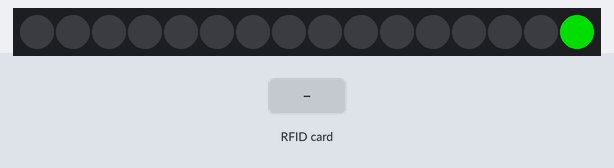
A sketch run on a simulated Arduino Uno, built with avr-gcc and run on an emulated ATmega328P. Parts: 16 RGB LEDs in strip order, left to right. The inputs (shaded band) are chosen by the test bench. Dim RGB values are drawn brighter than linear; the audio player accepts every command and is not drawn; what the sketch prints to the serial monitor is not drawn.

Above: at 3.75 s.
5.1 s: RFID card B9 99 45 E8 held to the reader
At 5.13 s:
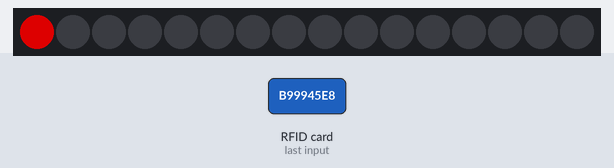
6.9 s: RFID card 6C 38 5A 89 held to the reader
At 7.02 s:
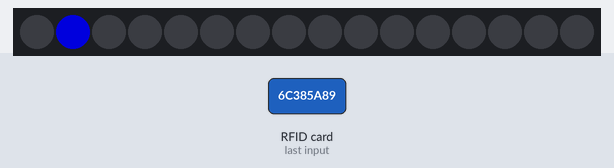
8.7 s: RFID card 0D 8E 59 89 held to the reader
At 8.93 s:
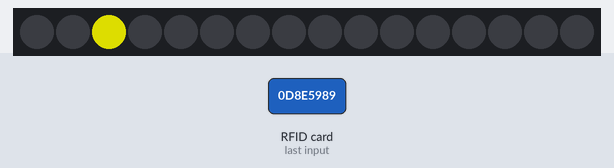

The sketch:

programa_inicial.ino
```cpp
#include <SPI.h>
#include <MFRC522.h>
#include "SoftwareSerial.h"
#include "DFRobotDFPlayerMini.h"

#include "SoftwareSerial.h"
#include "DFRobotDFPlayerMini.h"

#include <Adafruit_NeoPixel.h>

#define PIN 6 //Designamos nuestro pin de datos
#define NUMPIXELS      16 //Designamos cuantos pixeles tenemos en nuestra cinta led RGB
Adafruit_NeoPixel pixels = Adafruit_NeoPixel(NUMPIXELS, PIN, NEO_GRB + NEO_KHZ800);
// IMPORTANTE: Para reducir el riesgo de dañar los pixeles de la cinta, añada un condensador de 1000 uF a través de
// los cables de alimentación de la cinta, agregue una resistencia de 300-500 Ohm en la entrada de datos del primer pixel
// Y reduzca la distancia entre Arduino y el primera pixel.


#define RST_PIN  9    //Pin 9 para el reset del RC522
#define SS_PIN  10   //Pin 10 para el SS (SDA) del RC522
MFRC522 mfrc522(SS_PIN, RST_PIN); ///Creamos el objeto para el RC522

//SoftwareSerial mySoftwareSerial(10, 11); // RX, TX
SoftwareSerial mySoftwareSerial(2, 3); // RX, TX
DFRobotDFPlayerMini myDFPlayer;
char command;
int pausa = 0;
int delayval = 50; // Pausa
uint32_t rojo = pixels.Color(150,0,0);
uint32_t verde = pixels.Color(0,150,0);
uint32_t azul = pixels.Color(0,0,150);
uint32_t apagado = pixels.Color(0,0,0);
uint32_t amarillo = pixels.Color(150,150,0);
uint32_t morado = pixels.Color(150,0,150);
uint32_t celeste = pixels.Color(0,150,150);
uint32_t blanco = pixels.Color(150,150,150);

void setup()
{
pixels.begin();
mySoftwareSerial.begin(9600); //Comunicacao serial com o modulo
Serial.begin(115200);//Inicializa a serial do Arduino
Serial.println();//Verifica se o modulo esta respondendo e se o
Serial.println(F("DFRobot DFPlayer Mini"));
Serial.println(F("Initializing DFPlayer module ... Wait!"));
if (!myDFPlayer.begin(mySoftwareSerial))
{
  Serial.println(F("Not initialized:"));
  Serial.println(F("1. Check the DFPlayer Mini connections"));
  Serial.println(F("2. Insert an SD card"));
  while (true);
}
Serial.println();
Serial.println(F("DFPlayer Mini module initialized!"));
myDFPlayer.setTimeOut(500); //Timeout serial 500ms
myDFPlayer.volume(25); //Volume máx 30
myDFPlayer.EQ(0); //Equalizacao normal
//menu_opcoes();

SPI.begin();        //Iniciamos el Bus SPI
mfrc522.PCD_Init(); // Iniciamos el MFRC522
Serial.println("Control de acceso:");
command='6';                                    //bienvenido al sistema
command = command - 48;
myDFPlayer.play(command);

for(int i=0;i<NUMPIXELS;i++)
   {
    pixels.setPixelColor(i, celeste); // Brillo moderado en rojo
    pixels.show();   // Mostramos y actualizamos el color del pixel de nuestra cinta led RGB
    delay(delayval); // Pausa por un periodo de tiempo (en milisegundos).
    pixels.setPixelColor(i, apagado); // Brillo moderado en azul
    pixels.show();   // Mostramos y actualizamos el color del pixel de nuestra cinta led RGB
    delay(delayval); // Pausa por un periodo de tiempo (en milisegundos).
   }

for(int i=0;i<NUMPIXELS;i++)
   {
    pixels.setPixelColor(i, verde); // Brillo moderado en rojo
    pixels.show();   // Mostramos y actualizamos el color del pixel de nuestra cinta led RGB
    delay(delayval); // Pausa por un periodo de tiempo (en milisegundos).
    pixels.setPixelColor(i, apagado); // Brillo moderado en azul
    pixels.show();   // Mostramos y actualizamos el color del pixel de nuestra cinta led RGB
    delay(delayval); // Pausa por un periodo de tiempo (en milisegundos).
   }
}

byte ActualUID[4]; //almacenará el código del Tag leído
byte Usuario1[4]= {0xB9, 0x99, 0x45, 0xE8} ; //código del usuario 1
byte Usuario2[4]= {0x6C, 0x38, 0x5A, 0x89} ; //código del usuario 2
byte Usuario3[4]= {0x0D, 0x8E, 0x59, 0x89} ; //código del usuario 3
byte Usuario4[4]= {0xBA, 0xFF, 0xCC, 0x73} ; //código del usuario 4
byte Usuario5[4]= {0xF2, 0x76, 0x5A, 0x89} ; //código del usuario 5

/*
 * TARJETAS
1-> B9 99 45 E8
2-> 6C 38 5A 89
3-> 0D 8E 59 89
4-> BA FF CC 73
5-> F2 76 5A 89


0001_bienvenido
0002_living
0003_baño
0004_cocina
0005_balcon
0006_pieza
 */

void loop()
{
//---------------------------------------------------selección de audios
if ( mfrc522.PICC_IsNewCardPresent())  // Revisamos si hay nuevas tarjetas  presentes
        {
      //Seleccionamos una tarjeta
            if ( mfrc522.PICC_ReadCardSerial())
            {
                  // Enviamos serialemente su UID
                  Serial.print(F("Card UID:"));
                  for (byte i = 0; i < mfrc522.uid.size; i++)
                  {
                          Serial.print(mfrc522.uid.uidByte[i] < 0x10 ? " 0" : " ");
                          Serial.print(mfrc522.uid.uidByte[i], HEX);
                          ActualUID[i]=mfrc522.uid.uidByte[i];
                  }
                  Serial.print("     ");
                  //comparamos los UID para determinar si es uno de nuestros usuarios
                  /*
                   * INGRESO DE USUARIOS (TARJETAS) Y SUS DISTINTOS COMMAND, QUE ACTIVARÁN LOS DISTINTOS SONIDOS
                   */
                  if(compareArray(ActualUID,Usuario1)) //------------------------------------------usuario 1
                    {
                   // Serial.println("Acceso concedido...");
                    command='1';
                    LED_ROJO();
                    }
                  else if(compareArray(ActualUID,Usuario2)) //-------------------------------------usuario 2
                    {
                   // Serial.println("Acceso concedido...");
                    command='2';
                    LED_AZUL();
                    }
                  else if(compareArray(ActualUID,Usuario3)) //-------------------------------------usuario 2
                    {
                   // Serial.println("Acceso concedido...");
                    command='3';
                    LED_AMARILLO();
                    }
                   else if(compareArray(ActualUID,Usuario4)) //-------------------------------------usuario 2
                    {
                   // Serial.println("Acceso concedido...");
                    command='4';
                    LED_VERDE();
                    }
                   else if(compareArray(ActualUID,Usuario5)) //-------------------------------------usuario 2
                    {
                   // Serial.println("Acceso concedido...");
                    command='5';
                    LED_CELESTE();
                    }
                  else
                   { Serial.println("Acceso denegado...");}

                  mfrc522.PICC_HaltA(); // Terminamos la lectura de la tarjeta tarjeta  actual
                  if ((command >= '1') && (command <= '9'))
                    {
                    Serial.print("Music reproduction");
                    Serial.println(command);
                    command = command - 48;
                    myDFPlayer.play(command);
                   // menu_opcoes();
                    }
            }
        }
}
 boolean compareArray(byte array1[],byte array2[])
{
  if(array1[0] != array2[0])return(false);
  if(array1[1] != array2[1])return(false);
  if(array1[2] != array2[2])return(false);
  if(array1[3] != array2[3])return(false);
  return(true);
}

void LED_ROJO()
{
  for(int i=0;i<NUMPIXELS;i++)
   {
    pixels.setPixelColor(i, rojo); // Brillo moderado en rojo
    pixels.show();   // Mostramos y actualizamos el color del pixel de nuestra cinta led RGB
    delay(delayval); // Pausa por un periodo de tiempo (en milisegundos).
    pixels.setPixelColor(i, apagado); // Brillo moderado en azul
    pixels.show();   // Mostramos y actualizamos el color del pixel de nuestra cinta led RGB
    delay(delayval); // Pausa por un periodo de tiempo (en milisegundos).
   }
}
void LED_VERDE()
{
  for(int i=0;i<NUMPIXELS;i++)
   {
    pixels.setPixelColor(i,verde); // Brillo moderado en rojo
    pixels.show();   // Mostramos y actualizamos el color del pixel de nuestra cinta led RGB
    delay(delayval); // Pausa por un periodo de tiempo (en milisegundos).
    pixels.setPixelColor(i, apagado); // Brillo moderado en azul
    pixels.show();   // Mostramos y actualizamos el color del pixel de nuestra cinta led RGB
    delay(delayval); // Pausa por un periodo de tiempo (en milisegundos).
   }
}

void LED_AZUL()
{
  for(int i=0;i<NUMPIXELS;i++)
   {
    pixels.setPixelColor(i, azul); // Brillo moderado en rojo
    pixels.show();   // Mostramos y actualizamos el color del pixel de nuestra cinta led RGB
    delay(delayval); // Pausa por un periodo de tiempo (en milisegundos).
    pixels.setPixelColor(i, apagado); // Brillo moderado en azul
    pixels.show();   // Mostramos y actualizamos el color del pixel de nuestra cinta led RGB
    delay(delayval); // Pausa por un periodo de tiempo (en milisegundos).
   }
}
void LED_AMARILLO()
{
  for(int i=0;i<NUMPIXELS;i++)
   {
    pixels.setPixelColor(i, amarillo); // Brillo moderado en rojo
    pixels.show();   // Mostramos y actualizamos el color del pixel de nuestra cinta led RGB
    delay(delayval); // Pausa por un periodo de tiempo (en milisegundos).
    pixels.setPixelColor(i, apagado); // Brillo moderado en azul
    pixels.show();   // Mostramos y actualizamos el color del pixel de nuestra cinta led RGB
    delay(delayval); // Pausa por un periodo de tiempo (en milisegundos).
   }
}
void LED_MORADO()
{
  for(int i=0;i<NUMPIXELS;i++)
   {
    pixels.setPixelColor(i,morado); // Brillo moderado en rojo
    pixels.show();   // Mostramos y actualizamos el color del pixel de nuestra cinta led RGB
    delay(delayval); // Pausa por un periodo de tiempo (en milisegundos).
    pixels.setPixelColor(i, apagado); // Brillo moderado en azul
    pixels.show();   // Mostramos y actualizamos el color del pixel de nuestra cinta led RGB
    delay(delayval); // Pausa por un periodo de tiempo (en milisegundos).
   }
}
void LED_CELESTE()
{
  for(int i=0;i<NUMPIXELS;i++)
   {
    pixels.setPixelColor(i, celeste); // Brillo moderado en rojo
    pixels.show();   // Mostramos y actualizamos el color del pixel de nuestra cinta led RGB
    delay(delayval); // Pausa por un periodo de tiempo (en milisegundos).
    pixels.setPixelColor(i, apagado); // Brillo moderado en azul
    pixels.show();   // Mostramos y actualizamos el color del pixel de nuestra cinta led RGB
    delay(delayval); // Pausa por un periodo de tiempo (en milisegundos).
   }
}

/*
//Waits for data entry via serial
while (Serial.available() > 0)
{
  command = Serial.read();

  //Reproduction
  //Stop

  if (command == 's') //------------------------STOP
  {
    myDFPlayer.stop();
    Serial.println("Music Stopped!");
    menu_opcoes();
  }

  //Pausa/Continua a musica
  if (command == 'p') //------------------------PAUSA
  {
  pausa = !pausa;
  if (pausa == 0)
  {
  Serial.println("Continue...");
  myDFPlayer.start();
  }

  if (pausa == 1)
  {
  Serial.println("Music Paused!");
  myDFPlayer.pause();
  }

  menu_opcoes();
  }


  //Increases volume
  if (command == '+')  //---------------------VOL+
  {
    myDFPlayer.volumeUp();
    Serial.print("Current volume:");
    Serial.println(myDFPlayer.readVolume());
    menu_opcoes();
  }

  if (command == '<') //---------------------ANTERIOR
  {
    myDFPlayer.previous();
    Serial.println("Previous:");
    Serial.print("Current track:");
    Serial.println(myDFPlayer.readCurrentFileNumber()-1);
    menu_opcoes();
  }

  if (command == '>') //---------------------SGTE
  {
    myDFPlayer.next();
    Serial.println("next:");
    Serial.print("Current track:");
    Serial.println(myDFPlayer.readCurrentFileNumber()+1);
    menu_opcoes();
  }

  //Decreases volume
  if (command == '-')
  {
    myDFPlayer.volumeDown();
    Serial.print("Current Volume:");
    Serial.println(myDFPlayer.readVolume());
    menu_opcoes();
  }

}
}

void menu_opcoes()
{
  Serial.println();
  Serial.println(F("=================================================================================================================================="));
  Serial.println(F("Commands:"));
  Serial.println(F(" Presenta su tarjeta para reproducir audio"));
  Serial.println(F(" [s] Detiene reproducción"));
  Serial.println(F(" [p] pause/continue music"));
  Serial.println(F(" [+ or -] increases or decreases the volume"));
  Serial.println(F(" [< or >] forwards or backwards the track"));
  Serial.println();
  Serial.println(F("================================================================================================================================="));
} */


//Hola. test de commit
```

Measured:
- after the input at 5.1 s, the LEDs: change at once (image 1)
- after the input at 6.9 s, the LEDs: first change at once (image 2 shows a later state)
- after the input at 8.7 s, the LEDs: first change at once (image 3 shows a later state)
